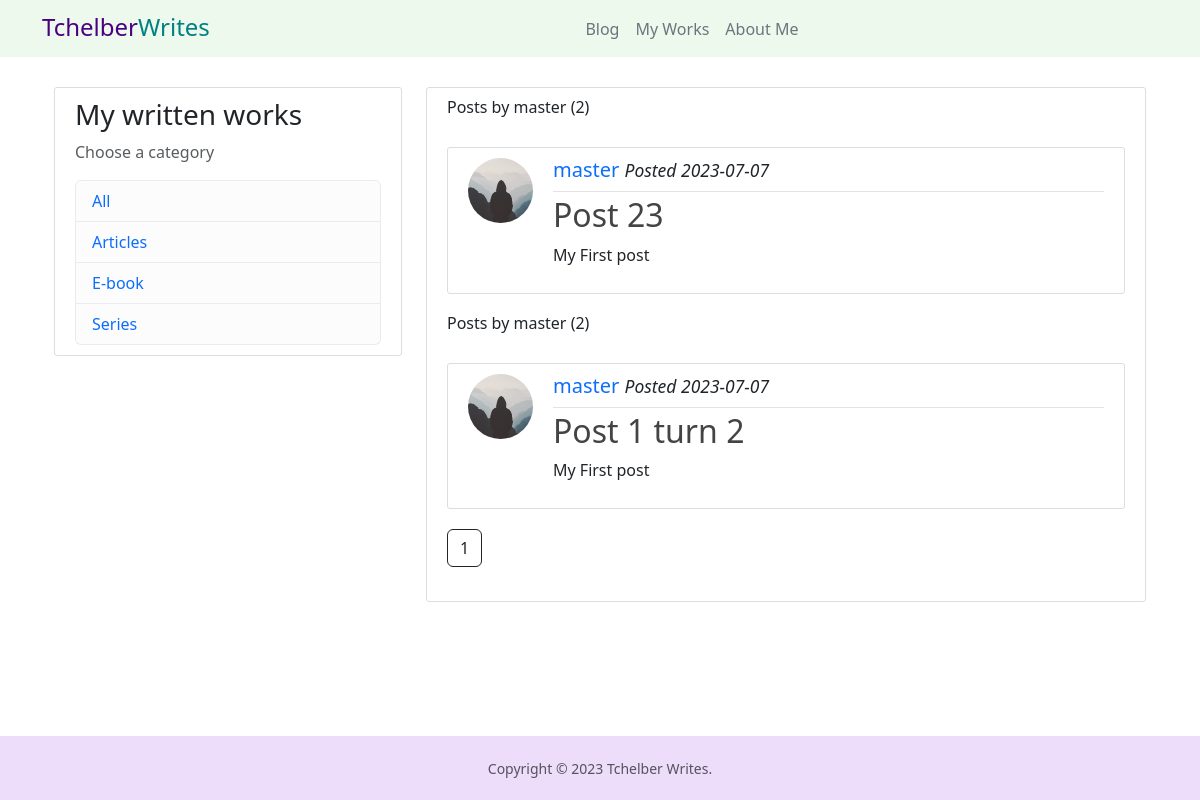
Screenshot of /post/master with the database file from the repository.
### blogapp/models.py (models this page shows, shortened)
class BlogPost(db.Model):
    id = db.Column(db.Integer, primary_key=True)
    content = db.Column(db.Text, nullable=False)
    title = db.Column(db.Text, nullable=False)
    date_posted = db.Column(db.DateTime, nullable=False, default= datetime.utcnow)
    user_id = db.Column(db.Integer, db.ForeignKey("user.id"), nullable=False)

class User(db.Model, UserMixin):
    id = db.Column(db.Integer, primary_key=True)
    username = db.Column(db.String(50), unique=True, nullable=False)
    email = db.Column(db.String(120), unique=True, nullable=False)
    image_file = db.Column(db.Text, nullable=False, default="default.jpg")
    password = db.Column(db.String(60), nullable=False)
    is_admin = db.Column(db.Boolean, nullable=False, default=False)
    posts = db.relationship('BlogPost', backref = "author", lazy=True)

### blogapp/views.py (the view)
@views.route("/post/<string:username>")
def user_posts(username):
	page = request.args.get("page", 1, type=int)
	user = User.query.filter_by(username=username).first_or_404()
	posts =  BlogPost.query.filter_by(author=user).order_by(BlogPost.date_posted.desc()).paginate(per_page=5, page=page)
	return render_template("user_posts.html", title="Blog", posts=posts, user=user)

### blogapp/templates/user_posts.html (shortened to what this page needs)
{% extends "layout.html" %} {% block body %}
<main class="container">
  <div class="row">
    <div class="col-md-4">
      <div class="content-section">
        <h3>My written works</h3>
        <p class="text-muted">Choose a category</p>
        <ul class="list-group">
          <li class="list-group-item list-group-item-light">
            <a href="{{ url_for('views.releases') }}">All</a>
          </li>
          <li class="list-group-item list-group-item-light">
            <a href="{{ url_for('views.releases', category='articles') }}"
              >Articles</a
            >
          </li>
          <li class="list-group-item list-group-item-light">
            <a href="{{ url_for('views.releases', category='e-book') }}"
              >E-book</a
            >
          </li>
          <li class="list-group-item list-group-item-light">
            <a href="{{ url_for('views.releases', category='series') }}"
              >Series</a
            >
          </li>
        </ul>
      </div>
    </div>
    <div class="col-md-8">
      <div class="content-section">
        {% if posts %} {% for post in posts.items %}
        <h6>Posts by {{ post.author.username }} ({{posts.total}})</h6>
        <div class="d-flex content-section">
          <div class="flex-shrink-0">
            <img
              class="rounded-circle article-img mb-3"
              src="{{ url_for('static', filename='profile_pics/' + post.author.image_file) }}"
            />
          </div>
          <div class="flex-grow-1 ms-1">
            <div class="article-metadata">
              <h5>
                <a
                  class="mr-2"
                  href="{{ url_for('views.user_posts', username=post.author.username) }}"
                  >{{ post.author.username }}</a
                >
                <small cass="text-muted"
                  ><i
                    >Posted {{ post.date_posted.strftime('%Y-%m-%d') }}</i
                  ></small
                >
              </h5>
            </div>
            <h2>
              <a
                class="article-title"
                href="{{ url_for('views.post', post_id=post.id) }}"
                >{{ post.title }}</a
              >
            </h2>
            <p class="article-content">{{ post.content }}</p>
          </div>
        </div>
        {% endfor %} {% for page_num in posts.iter_pages(left_current=1,
        right_current=1, left_edge=1, right_edge=2) %} {% if page_num %}
        <a
          class="btn btn-outline-dark mb-4"
          href="{{ url_for('views.user_posts', username=user.username, page=page_num) }}"
          >{{ page_num }}</a
        >
        {% else %} ... {% endif %} {% endfor %} {% endif %}
      </div>
    </div>
  </div>
</main>
{% endblock %}

### blogapp/static/main.css (style rules this page uses)
body { font-family: Arial, Helvetica, sans-serif; min-height: 100vh; display: flex; flex-direction: column; }
a:link { text-decoration: none; }
p, h4, h5, h6, h3 { font-family: system-ui,-apple-system,"Segoe UI",Roboto,"Helvetica Neue","Noto Sans","Liberation Sans",Arial,sans-serif,"Apple Color Emoji","Segoe UI Emoji","Segoe UI Symbol","Noto Color Emoji"; justify-content: center; }
.content-section { background: #ffffff; padding: 10px 20px; border: 1px solid #dddddd; border-radius: 3px; margin-top: 30px; margin-bottom: 20px; }
.article-title { color: #444444; }
.article-content { white-space: pre-line; }
.article-img { height: 65px; width: 65px; margin-right: 16px; }
.article-metadata { padding-bottom: 1px; margin-bottom: 4px; border-bottom: 1px solid #e3e3e3 }

### rows the page displays
BlogPost: author.username "master", total "2", image_file (placeholder picture), date_posted "2023-07-07", title "Post 23", content "My First post"
BlogPost: author.username "master", total "2", image_file (placeholder picture), date_posted "2023-07-07", title "Post 1 turn 2", content "My First post"

### other values shown
{{ page_num }} "1"
